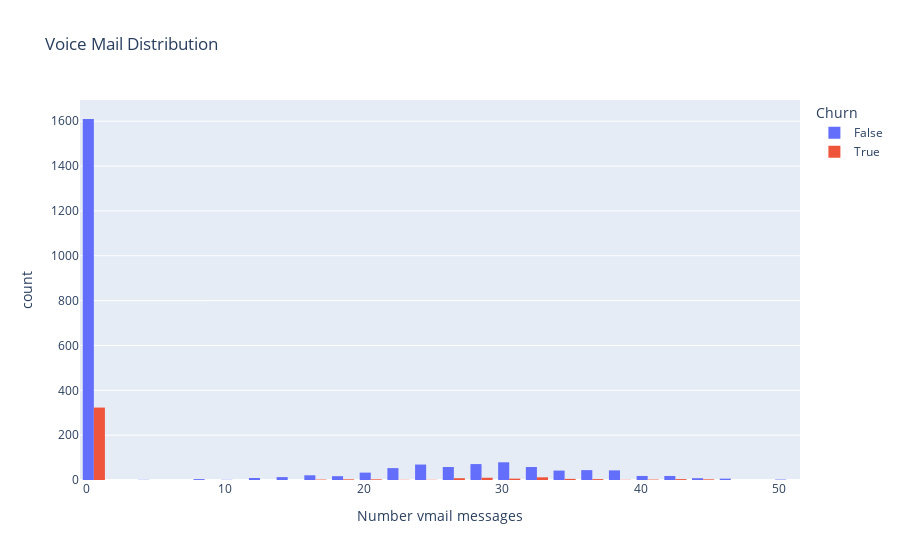

The code cell stored with this chart in its notebook:
### Markdown cell above
Most of customer churn perhaps they call volume are fewer.

### Code cell
fig = px.histogram(df, x = 'Number vmail messages',
                   color = 'Churn',
                   title='Voice Mail Distribution',
                  barmode='group')
fig.show()

### Figure 1 — Plotly figure (JSON) as saved in the notebook; plotly's stock layout.template omitted (floating-point values rounded to 4 significant figures; data arrays with more than 128 entries replaced by an {"elided": "..."} marker saying what was removed)
{"data": [{"alignmentgroup": "True", "bingroup": "x", "hovertemplate": "Churn=False<br>Number vmail messages=%{x}<br>count=%{y}<extra></extra>", "legendgroup": "False", "marker": {"color": "#636efa", "pattern": {"shape": ""}}, "name": "False", "offsetgroup": "False", "orientation": "v", "showlegend": true, "type": "histogram", "x": {"elided": "2278 int values"}, "xaxis": "x", "yaxis": "y"}, {"alignmentgroup": "True", "bingroup": "x", "hovertemplate": "Churn=True<br>Number vmail messages=%{x}<br>count=%{y}<extra></extra>", "legendgroup": "True", "marker": {"color": "#EF553B", "pattern": {"shape": ""}}, "name": "True", "offsetgroup": "True", "orientation": "v", "showlegend": true, "type": "histogram", "x": {"elided": "388 int values"}, "xaxis": "x", "yaxis": "y"}], "layout": {"autosize": true, "barmode": "group", "legend": {"title": {"text": "Churn"}, "tracegroupgap": 0}, "title": {"text": "Voice Mail Distribution"}, "xaxis": {"anchor": "y", "autorange": true, "domain": [0, 1], "range": [-0.5, 51.5], "title": {"text": "Number vmail messages"}, "type": "linear"}, "yaxis": {"anchor": "x", "autorange": true, "domain": [0, 1], "range": [0, 1695.0], "title": {"text": "count"}}}}
